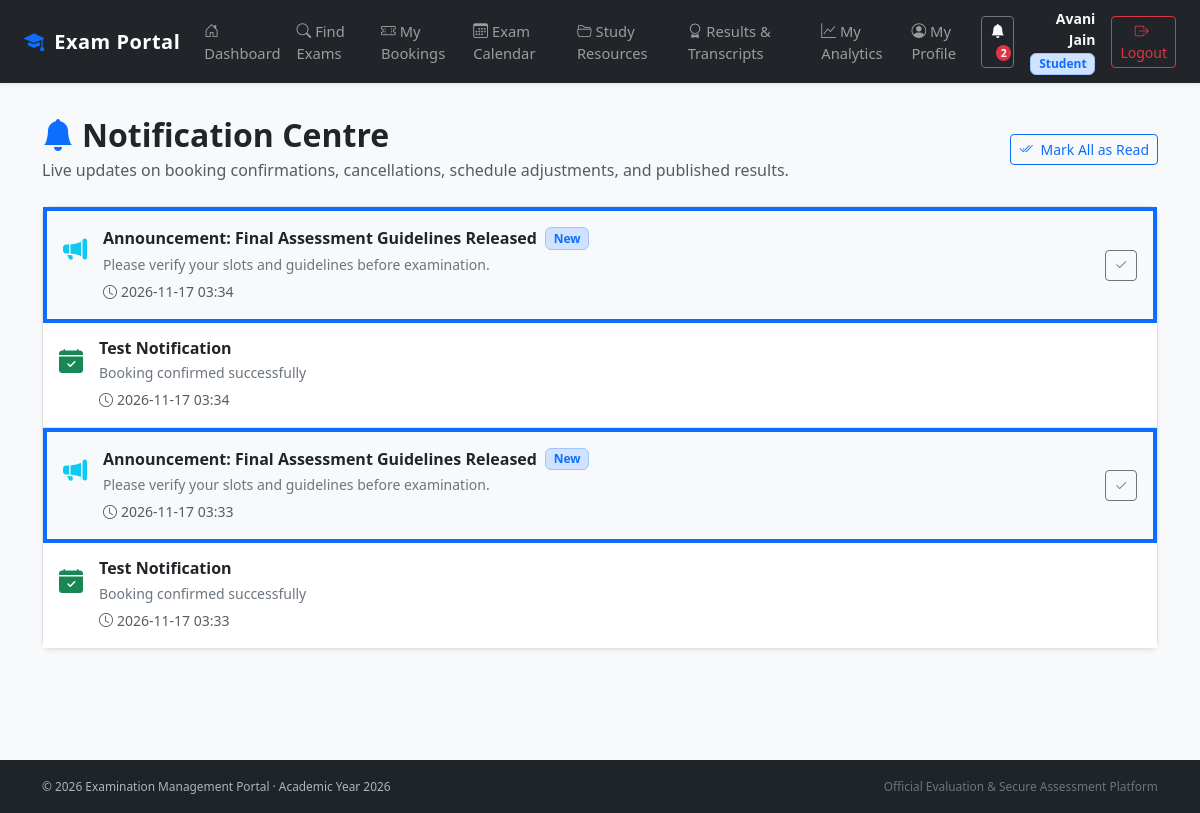
Screenshot of /notifications (signed in) with the database file from the repository.
### models.py (models this page shows, shortened)
class Notification(db.Model):
    id = db.Column(db.Integer, primary_key=True)
    user_id = db.Column(
        db.Integer, db.ForeignKey("user.id"), nullable=False
    )
    title = db.Column(db.String(150), nullable=False)
    message = db.Column(db.String(500), nullable=False)
    category = db.Column(db.String(50), default="info")
    is_read = db.Column(db.Boolean, default=False)
    created_at = db.Column(db.String(30))
    user = db.relationship(
        "User",
        backref=db.backref(
            "notifications",
            cascade="all, delete-orphan",
            order_by="desc(Notification.id)",
        ),
    )

### app.py (the view)
@app.route("/notifications")
def notifications():
    if "user_id" not in session:
        return redirect(url_for("login"))
    user_id = session["user_id"]
    user_notifications = Notification.query.filter_by(
        user_id=user_id
    ).order_by(Notification.id.desc()).all()
    return render_template("notifications.html", notifications=user_notifications)

### app.py (called while the page is built)
@app.context_processor
def inject_global_data():
    unread_count = 0
    if "user_id" in session:
        try:
            unread_count = Notification.query.filter_by(
                user_id=session["user_id"], is_read=False
            ).count()
        except Exception:
            pass
    return dict(unread_notifications_count=unread_count)

### templates/notifications.html (shortened to what this page needs)
{% extends "base.html" %}
{% block content %}
<div class="container my-4">
    <div class="d-flex justify-content-between align-items-center mb-4 flex-wrap gap-2">
        <div>
            <h2 class="fw-bold mb-1"><i class="bi bi-bell-fill me-2 text-primary"></i>Notification Centre</h2>
            <p class="text-muted mb-0">Live updates on booking confirmations, cancellations, schedule adjustments, and published results.</p>
        </div>
        <div class="d-flex gap-2">
            {% if notifications %}
            <form method="POST" action="{{ url_for('mark_all_notifications_read') }}">
                <button type="submit" class="btn btn-outline-primary btn-sm">
                    <i class="bi bi-check2-all me-1"></i> Mark All as Read
                </button>
            </form>
            {% endif %}
        </div>
    </div>
    <div class="card shadow-sm border">
        <div class="card-body p-0">
            {% if notifications %}
            <div class="list-group list-group-flush">
                {% for n in notifications %}
                <div class="list-group-item p-3 d-flex justify-content-between align-items-center {% if not n.is_read %}bg-light border-start border-4 border-primary{% endif %}">
                    <div class="d-flex align-items-start gap-3">
                        <div class="fs-4 mt-1">
                            {% if n.category == 'booking' %}
                                <i class="bi bi-calendar-check-fill text-success"></i>
                            {% elif n.category == 'cancellation' %}
                                <i class="bi bi-calendar-x-fill text-danger"></i>
                            {% elif n.category == 'reschedule' %}
                                <i class="bi bi-arrow-repeat text-warning"></i>
                            {% elif n.category == 'result' %}
                                <i class="bi bi-award-fill text-primary"></i>
                            {% elif n.category == 'announcement' %}
                                <i class="bi bi-megaphone-fill text-info"></i>
                            {% else %}
                                <i class="bi bi-info-circle-fill text-secondary"></i>
                            {% endif %}
                        </div>
                        <div>
                            <div class="d-flex align-items-center gap-2 mb-1">
                                <h6 class="mb-0 fw-bold text-dark">{{ n.title }}</h6>
                                {% if not n.is_read %}
                                <span class="badge bg-primary-subtle text-primary border border-primary-subtle">New</span>
                                {% endif %}
                            </div>
                            <p class="mb-1 text-secondary small">{{ n.message }}</p>
                            <span class="text-muted small"><i class="bi bi-clock me-1"></i>{{ n.created_at or 'Recently' }}</span>
                        </div>
                    </div>
                    <div>
                        {% if not n.is_read %}
                        <form method="POST" action="{{ url_for('mark_notification_read', notification_id=n.id) }}">
                            <button type="submit" class="btn btn-sm btn-outline-secondary" title="Mark as Read">
                                <i class="bi bi-check2"></i>
                            </button>
                        </form>
                        {% endif %}
                    </div>
                </div>
                {% endfor %}
            </div>
            {% else %}
            <div class="p-5 text-center text-muted">
                <i class="bi bi-bell-slash display-4 d-block mb-2 text-secondary"></i>
                <h5 class="fw-bold">No Notifications</h5>
                <p class="small text-muted mb-0">You're all caught up! Updates regarding your exams and bookings will appear here.</p>
            </div>
            {% endif %}
        </div>
    </div>
</div>
{% endblock %}

### templates/base.html (style rules this page uses)
body { padding-top: 60px; background-color: #f8f9fa; }
.card { border-radius: 0.5rem; border: 1px solid rgba(0,0,0,0.08); box-shadow: 0 0.125rem 0.25rem rgba(0,0,0,0.04); }

### rows the page displays
Notification: category "announcement" (drawn), title "Announcement: Final Assessment Guidelines Released", is_read "New", message "Please verify your slots and guidelines before examination.", created_at "2026-11-17 03:34"
Notification: category "booking" (drawn), title "Test Notification", message "Booking confirmed successfully", created_at "2026-11-17 03:34"
Notification: category "announcement" (drawn), title "Announcement: Final Assessment Guidelines Released", is_read "New", message "Please verify your slots and guidelines before examination.", created_at "2026-11-17 03:33"
Notification: category "booking" (drawn), title "Test Notification", message "Booking confirmed successfully", created_at "2026-11-17 03:33"

### other values shown
{{ unread_notifications_count }} "2"
{{ session.get("user_name") }} "Avani Jain"
{{ session.get("user_role") }} "Student"
{{ 2026 }} "2026"
